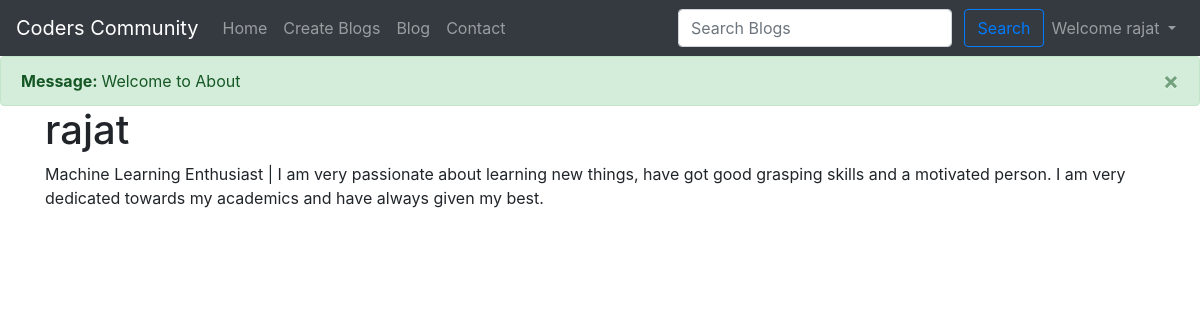
Screenshot of /about/rajat (signed in) with the database file from the repository.
### blog/models.py (models this page shows, shortened)
class Post(models.Model):
    sno=models.AutoField(primary_key=True)
    title=models.CharField(max_length=50)
    content=models.TextField()
    author=models.CharField(max_length=50)
    authorDesc=models.CharField(max_length=250)
    user = models.ForeignKey(User, blank=True, null=True,
                             on_delete=models.CASCADE)
    slug=models.CharField(max_length=100)
    views=models.IntegerField(default=0)
    timeStamp=models.DateTimeField(blank=True)

### home/views.py (the view)
# urls.py: path('about/<str:authSlug>',views.about,name="about"),
def about(request,authSlug):
    if authSlug==None:
        messages.success(request,"Welcome to About")
        return render(request,"home/contact.html")
    else:
        messages.success(request,"Welcome to About")
        authNames=Post.objects.filter(author=authSlug).first()
        print(authNames.author)
        authDesc=Post.objects.filter(author__startswith=authNames.author).values()
        authDesc=(authDesc[0]['authorDesc'])
        auth={"authNames":authNames,"authDesc":authDesc}
        return render(request,"home/about.html",auth)

### templates/home/about.html (shortened to what this page needs)
{% extends 'base.html' %}
{% block body %}
<div class="container">
    <h1>{{authNames.author}}</h1>
    <p>{{authDesc|safe}}</p>
</div>
{% endblock body %}

### templates/base.html (shortened to what this page needs)
<!DOCTYPE html>
<html lang="en">
  <head>
    <link
      rel="stylesheet"
      href="https://cdn.jsdelivr.net/npm/bootstrap@4.3.1/dist/css/bootstrap.min.css"
    />
  </head>
  <body>
    <nav class="navbar navbar-expand-lg navbar-dark bg-dark">
      <a class="navbar-brand" href="/">Coders Community</a>
      <div class="collapse navbar-collapse" id="navbarSupportedContent">
        <ul class="navbar-nav mr-auto">
          <li class="nav-item {% block homeactive %}{% endblock homeactive %}">
            <a class="nav-link" href="/"
              >Home <span class="sr-only">(current)</span></a
            >
          </li>
          {% if user.is_authenticated %}
          <li class="nav-item  {% block createBlogactive %}{% endblock createBlogactive %} ">
            <a class="nav-link" href="/create-blog">Create Blogs</a>
          </li>
          {% endif %}
          <li class="nav-item {% block blogactive %}{% endblock blogactive %}">
            <a class="nav-link" href="/blog">Blog</a>
          </li>
          <li class="nav-item {% block contactactive %}{% endblock contactactive %}">
            <a class="nav-link" href="/contact">Contact</a>
          </li>
        </ul>
        <div class="ml-auto form-inline">
        <form method="get" action="/search" class=" my-2 my-lg-0">
          <input
            name="query"
            id="search"
            class="form-control mr-sm-2"
            type="search"
            placeholder="Search Blogs"
            aria-label="Search"
          />
          <button class="btn btn-outline-primary my-2 my-sm-0" type="submit">
            Search
          </button>
        </form>
         {% if user.is_authenticated %}
         <ul class="navbar-nav">
          <li class="nav-item dropdown">
            <a class="nav-link dropdown-toggle" href="#" id="navbarDropdown" role="button" data-toggle="dropdown" aria-expanded="false">
              Welcome {{request.user}}
            </a>
          </li>
         </ul>
        </div>
         {% endif %}
      </div>
    </nav>
    {% for message in messages %}
    <div class="alert alert-{{message.tags}} mb-0 alert-dismissible" role="alert">
      <span type="button" class="close" data-dismiss="alert" aria-label="Close"><span aria-hidden="true">&times;</span></span>
      <strong>Message: </strong> {{ message }}
    </div>
    {% endfor %}
    {% block body %} {% endblock body %}
  </body>
</html>

### rows the page displays
Post: author "rajat"
Post: authorDesc "Machine Learning Enthusiast | I am very passionate about learning new things, have got good grasping skills and a motivated person. I am very dedicated towards my academics and have always given my best."

### other values shown
{{ request.user }} "rajat"
{{ message }} "Welcome to About"
